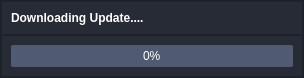
<?xml version="1.0" encoding="UTF-8"?>
<ui version="4.0">
 <class>UpdateDialog</class>
 <widget class="QWidget" name="UpdateDialog">
  <property name="geometry">
   <rect>
    <x>0</x>
    <y>0</y>
    <width>304</width>
    <height>76</height>
   </rect>
  </property>
  <property name="windowTitle">
   <string>Updating Desktop Client</string>
  </property>
  <property name="windowIcon">
   <iconset resource="../nexus.qrc">
    <normaloff>:/images/favicon.png</normaloff>:/images/favicon.png</iconset>
  </property>
  <property name="styleSheet">
   <string notr="true">QWidget {
	background:#262b36;
	color:#fff
}
QProgressBar {
    border: none;
    border-radius: 2px;
	text-align:center;
	background:#505b72
}

QProgressBar::chunk {
    background-color: #d9534f
}</string>
  </property>
  <layout class="QVBoxLayout" name="verticalLayout">
   <property name="spacing">
    <number>0</number>
   </property>
   <property name="leftMargin">
    <number>0</number>
   </property>
   <property name="topMargin">
    <number>0</number>
   </property>
   <property name="rightMargin">
    <number>0</number>
   </property>
   <property name="bottomMargin">
    <number>0</number>
   </property>
   <item alignment="Qt::AlignVCenter">
    <widget class="QFrame" name="frame_3">
     <property name="frameShape">
      <enum>QFrame::StyledPanel</enum>
     </property>
     <property name="frameShadow">
      <enum>QFrame::Raised</enum>
     </property>
     <layout class="QVBoxLayout" name="verticalLayout_4">
      <property name="spacing">
       <number>0</number>
      </property>
      <property name="leftMargin">
       <number>0</number>
      </property>
      <property name="topMargin">
       <number>0</number>
      </property>
      <property name="rightMargin">
       <number>0</number>
      </property>
      <property name="bottomMargin">
       <number>0</number>
      </property>
      <item alignment="Qt::AlignVCenter">
       <widget class="QFrame" name="frame_2">
        <property name="frameShape">
         <enum>QFrame::StyledPanel</enum>
        </property>
        <property name="frameShadow">
         <enum>QFrame::Raised</enum>
        </property>
        <layout class="QVBoxLayout" name="verticalLayout_3">
         <item>
          <widget class="QLabel" name="label">
           <property name="styleSheet">
            <string notr="true">font-weight:bold</string>
           </property>
           <property name="text">
            <string>Downloading Update....</string>
           </property>
          </widget>
         </item>
        </layout>
       </widget>
      </item>
      <item alignment="Qt::AlignVCenter">
       <widget class="QFrame" name="frame">
        <property name="frameShape">
         <enum>QFrame::StyledPanel</enum>
        </property>
        <property name="frameShadow">
         <enum>QFrame::Raised</enum>
        </property>
        <layout class="QVBoxLayout" name="verticalLayout_2">
         <item>
          <widget class="QProgressBar" name="progressBar">
           <property name="styleSheet">
            <string notr="true"/>
           </property>
           <property name="value">
            <number>0</number>
           </property>
           <property name="invertedAppearance">
            <bool>false</bool>
           </property>
          </widget>
         </item>
        </layout>
       </widget>
      </item>
     </layout>
    </widget>
   </item>
  </layout>
 </widget>
 <resources>
  <include location="../nexus.qrc"/>
 </resources>
 <connections/>
</ui>
